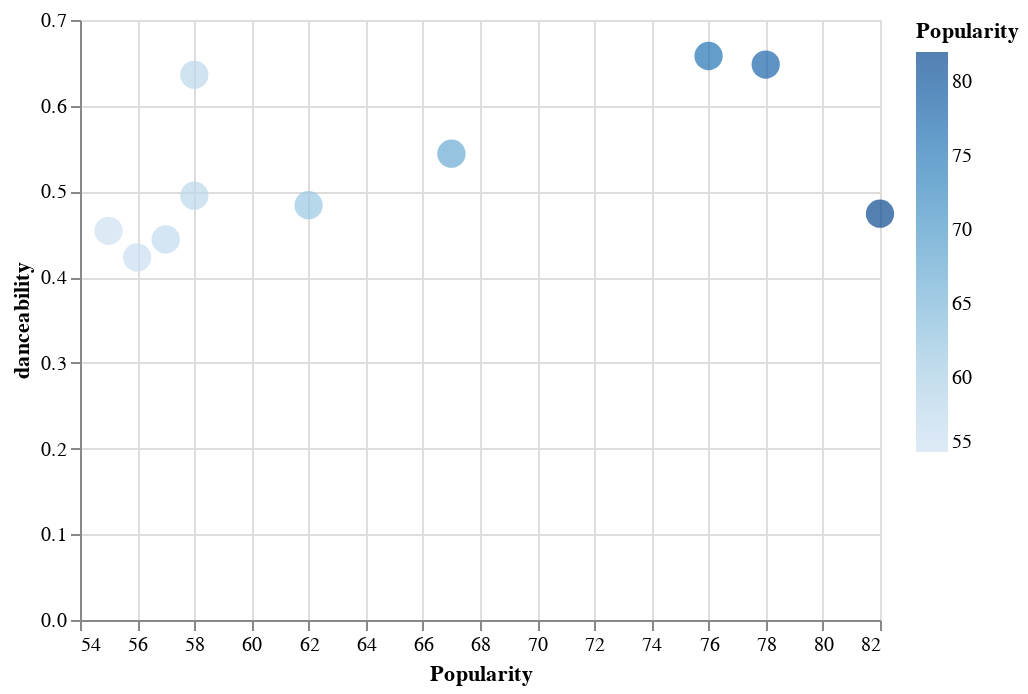

Notebook code for this chart:
### Code cell
alt.Chart(df_plot).mark_circle().encode(
alt.X('Popularity', scale=alt.Scale(zero=False)), y=f'{feature_name}', color=alt.Color('Popularity', scale=alt.Scale(zero=False)), 
size=alt.value(200), tooltip=['Popularity', f'{feature_name}', 'Song Name', 'Album Name'])

### Figure 1 — Vega-Lite specification as saved in the notebook (floating-point values rounded to 4 significant figures)
{"config": {"view": {"continuousWidth": 400, "continuousHeight": 300}}, "data": {"name": "data-560ed4733738d77e578abb06fdc90170"}, "mark": "circle", "encoding": {"color": {"field": "Popularity", "scale": {"zero": false}, "type": "quantitative"}, "size": {"value": 200}, "tooltip": [{"field": "Popularity", "type": "quantitative"}, {"field": "danceability", "type": "quantitative"}, {"field": "Song Name", "type": "nominal"}, {"field": "Album Name", "type": "nominal"}], "x": {"field": "Popularity", "scale": {"zero": false}, "type": "quantitative"}, "y": {"field": "danceability", "type": "quantitative"}}, "$schema": "https://vega.github.io/schema/vega-lite/v4.17.0.json", "datasets": {"data-560ed4733738d77e578abb06fdc90170": [{"Artist": "Eyedress", "Album Name": "Let's Skip to the Wedding", "Song Name": "Jealous", "Release Date": "2019-12-06", "Popularity": 82, "danceability": 0.474}, {"Artist": "Eyedress", "Album Name": "Let's Skip to the Wedding", "Song Name": "Something About You", "Release Date": "2021-08-27", "Popularity": 78, "danceability": 0.648}, {"Artist": "Eyedress", "Album Name": "Let's Skip to the Wedding", "Song Name": "Romantic Lover", "Release Date": "2020-08-07", "Popularity": 76, "danceability": 0.658}, {"Artist": "Eyedress", "Album Name": "Let's Skip to the Wedding", "Song Name": "Cocaine Sunday", "Release Date": "2018-11-16", "Popularity": 67, "danceability": 0.544}, {"Artist": "Eyedress", "Album Name": "Let's Skip to the Wedding", "Song Name": "On Fye", "Release Date": "2022-02-14", "Popularity": 62, "danceability": 0.484}, {"Artist": "Eyedress", "Album Name": "Let's Skip to the Wedding", "Song Name": "Kiss Me Like It's the First Time", "Release Date": "2020-08-07", "Popularity": 58, "danceability": 0.636}, {"Artist": "Eyedress", "Album Name": "Let's Skip to the Wedding", "Song Name": "Body Dysmorphia", "Release Date": "2021-08-27", "Popularity": 58, "danceability": 0.495}, {"Artist": "Eyedress", "Album Name": "Let's Skip to the Wedding", "Song Name": "Can I See You Tonight?", "Release Date": "2020-08-07", "Popularity": 57, "danceability": 0.444}, {"Artist": "Eyedress", "Album Name": "Let's Skip to the Wedding", "Song Name": "Separation Anxiety", "Release Date": "2017-05-12", "Popularity": 56, "danceability": 0.423}, {"Artist": "Eyedress", "Album Name": "Let's Skip to the Wedding", "Song Name": "Let's Skip to the Wedding", "Release Date": "2020-08-07", "Popularity": 55, "danceability": 0.454}]}}
